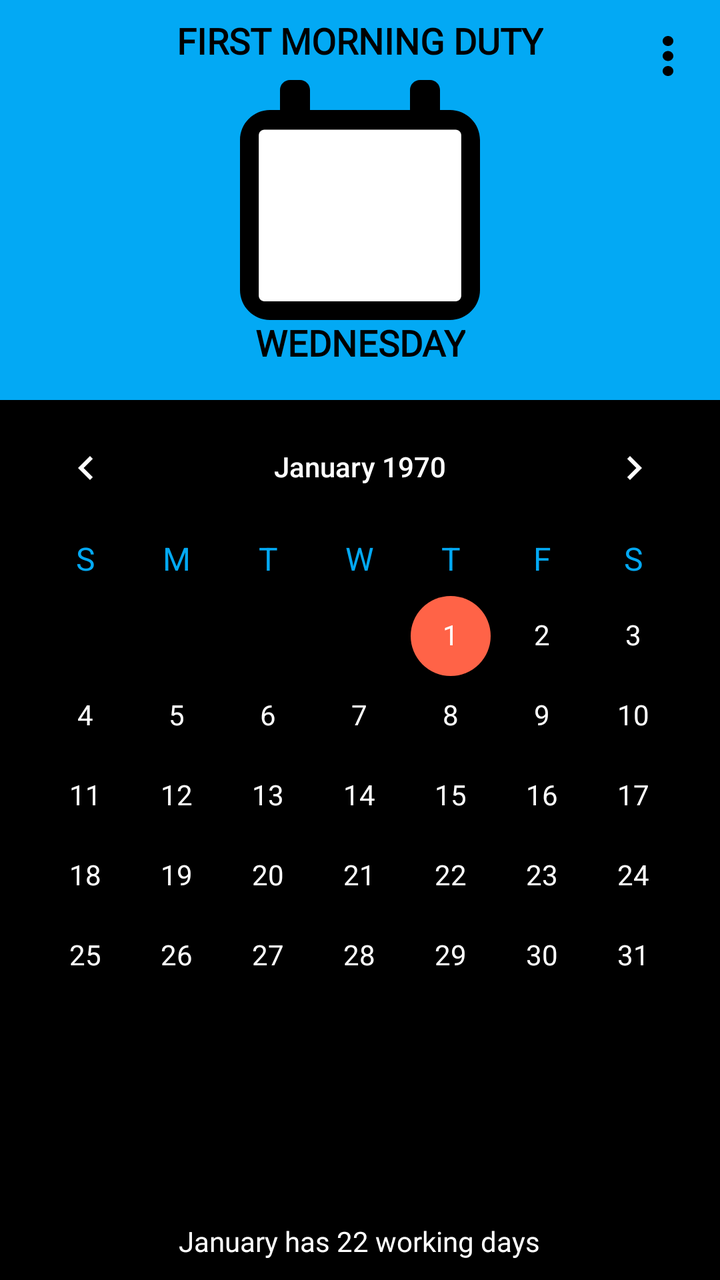
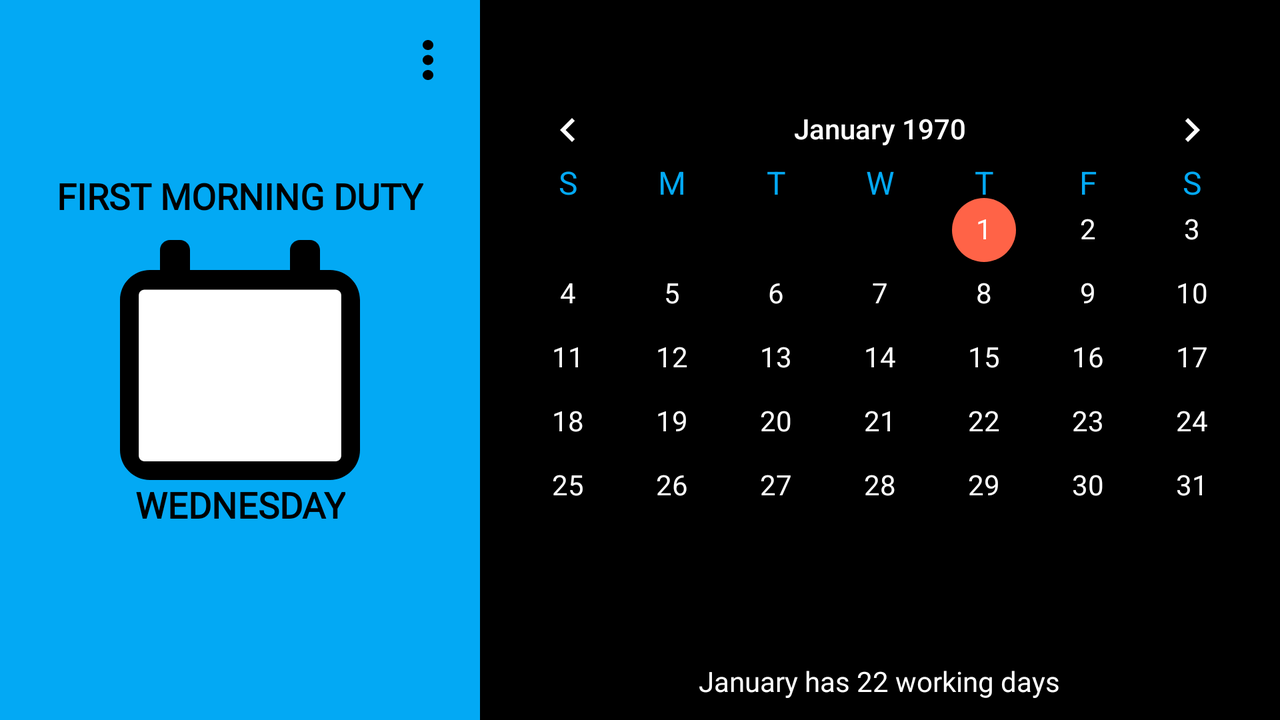

Two renders of one Android screen. The first uses the default layout on a phone; the second uses the alternative layout the repository ships for a different screen configuration, on a matching device. The two XML files are below.
<!-- AndroidManifest.xml: application theme AppTheme -->
<!-- res/layout/activity_shift.xml -->
<?xml version="1.0" encoding="utf-8"?>
<androidx.constraintlayout.widget.ConstraintLayout xmlns:android="http://schemas.android.com/apk/res/android"
    xmlns:app="http://schemas.android.com/apk/res-auto"
    android:layout_width="match_parent"
    android:layout_height="match_parent"
    android:background="@color/colorBlack">

    <LinearLayout
        android:id="@+id/line1"
        android:layout_width="match_parent"
        android:layout_height="200dp"
        android:background="@color/colorPrimary"
        android:orientation="vertical"
        android:gravity="center_horizontal"
        app:layout_constraintEnd_toEndOf="parent"
        app:layout_constraintStart_toStartOf="parent"
        app:layout_constraintTop_toTopOf="parent">

        <androidx.constraintlayout.widget.ConstraintLayout
            android:layout_width="match_parent"
            android:layout_height="match_parent"
            android:id="@+id/calender_container"
            app:layout_constraintBottom_toBottomOf="@+id/line1"
            app:layout_constraintEnd_toEndOf="parent"
            app:layout_constraintStart_toStartOf="parent"
            app:layout_constraintTop_toTopOf="@+id/line1">

            <TextView
                android:id="@+id/shift"
                android:layout_width="wrap_content"
                android:layout_height="wrap_content"
                android:layout_marginStart="5dp"
                android:textSize="12sp"
                app:layout_constraintBottom_toBottomOf="parent"
                app:layout_constraintStart_toStartOf="parent"/>

            <ImageView
                android:id="@+id/imageView2"
                android:layout_width="160dp"
                android:layout_height="120dp"
                app:layout_constraintBottom_toBottomOf="@+id/calender_container"
                app:layout_constraintEnd_toEndOf="parent"
                app:layout_constraintStart_toStartOf="parent"
                app:layout_constraintTop_toTopOf="@+id/calender_container"
                app:srcCompat="@drawable/ic_calendar" />

            <TextView
                android:id="@+id/shift_view"
                android:layout_width="wrap_content"
                android:layout_height="wrap_content"
                android:layout_marginTop="8dp"
                android:fontFamily="@font/roboto_black"
                android:text="FIRST MORNING DUTY"
                android:textColor="@color/colorBlack"
                android:textSize="18sp"
                android:textStyle="bold"
                app:layout_constraintEnd_toEndOf="@id/calender_container"
                app:layout_constraintStart_toStartOf="@id/calender_container"
                app:layout_constraintTop_toTopOf="@id/calender_container" />

            <ImageView
                android:id="@+id/menu"
                android:layout_width="wrap_content"
                android:layout_height="wrap_content"
                android:layout_marginEnd="5dp"
                android:padding="5dp"
                android:src="@drawable/ic_menu"
                app:layout_constraintTop_toTopOf="@id/shift_view"
                app:layout_constraintEnd_toEndOf="parent" />

            <TextView
                android:id="@+id/day_of_month_view"
                android:layout_width="wrap_content"
                android:layout_height="wrap_content"
                android:layout_marginTop="18dp"
                android:fontFamily="@font/roboto_black"
                android:text="2"
                android:textColor="@color/colorWhite"
                android:textSize="50sp"
                android:textStyle="bold"
                app:layout_constraintBottom_toBottomOf="@+id/calender_container"
                app:layout_constraintEnd_toEndOf="parent"
                app:layout_constraintStart_toStartOf="parent"
                app:layout_constraintTop_toTopOf="@+id/calender_container"/>

            <TextView
                android:id="@+id/weekday_view"
                android:layout_width="wrap_content"
                android:layout_height="wrap_content"
                android:textColor="@color/colorBlack"
                android:textStyle="bold"
                android:fontFamily="@font/roboto_black"
                android:text="WEDNESDAY"
                android:textSize="18sp"
                app:layout_constraintTop_toBottomOf="@id/day_of_month_view"
                app:layout_constraintStart_toStartOf="@id/calender_container"
                app:layout_constraintEnd_toEndOf="@id/calender_container"
                app:layout_constraintBottom_toBottomOf="@id/calender_container"/>

        </androidx.constraintlayout.widget.ConstraintLayout>


        
        
        
        
        

    </LinearLayout>

    <androidx.constraintlayout.widget.ConstraintLayout
        android:layout_width="match_parent"
        android:layout_height="0dp"
        app:layout_constraintEnd_toEndOf="parent"
        app:layout_constraintStart_toStartOf="parent"
        app:layout_constraintTop_toBottomOf="@+id/line1"
        app:layout_constraintBottom_toBottomOf="parent">

        <CalendarView
            android:id="@+id/calendar_view"
            android:layout_width="match_parent"
            android:layout_height="0dp"
            android:dateTextAppearance="@style/CalenderViewDateCustomText"
            android:theme="@style/CalenderViewCustom"
            android:weekDayTextAppearance="@style/CalenderViewWeekCustomText"
            app:layout_constraintBottom_toTopOf="@+id/linearLayout"
            app:layout_constraintEnd_toEndOf="parent"
            app:layout_constraintStart_toStartOf="parent"
            app:layout_constraintTop_toTopOf="parent" />

        <LinearLayout
            android:id="@+id/linearLayout"
            android:layout_width="match_parent"
            android:layout_height="wrap_content"
            android:layout_marginBottom="5dp"
            android:gravity="center_horizontal"
            android:orientation="horizontal"
            android:padding="5dp"
            app:layout_constraintBottom_toBottomOf="parent"
            app:layout_constraintEnd_toEndOf="parent"
            app:layout_constraintStart_toStartOf="parent">

            <TextView
                android:id="@+id/working_days_view"
                android:layout_width="wrap_content"
                android:layout_height="wrap_content"
                android:fontFamily="@font/roboto_black"
                android:text="January has 22 working days"
                android:textColor="@android:color/white"
                android:textSize="14sp"
                android:textStyle="normal" />

        </LinearLayout>

    </androidx.constraintlayout.widget.ConstraintLayout>

</androidx.constraintlayout.widget.ConstraintLayout>
<!-- resources referenced by this layout -->
<resources>
  <color name="colorBlack">#000000</color>
  <color name="colorPrimary">#03a9f4</color>
  <color name="colorWhite">#ffffff</color>
  <!-- drawable ic_calendar (drawable) -->
  <vector xmlns:android="http://schemas.android.com/apk/res/android"
      android:width="512dp"
      android:height="512dp"
      android:viewportWidth="512"
      android:viewportHeight="512">
    <group>
      <clip-path
          android:pathData="M0,0h512v512h-512z"/>
      <path
          android:pathData="M448,64H426.668V21.332C426.668,9.559 417.109,0 405.332,0H384C372.223,0 362.668,9.559 362.668,21.332V64H149.332V21.332C149.332,9.559 139.777,0 128,0H106.668C94.891,0 85.332,9.559 85.332,21.332V64H64C28.715,64 0,92.715 0,128V448C0,483.285 28.715,512 64,512H448C483.285,512 512,483.285 512,448V128C512,92.715 483.285,64 448,64ZM469.332,448C469.332,459.754 459.754,469.332 448,469.332H64C52.246,469.332 42.668,459.754 42.668,448V214.188H256H469.332V448Z"
          android:fillColor="@color/colorBlack"/>
      <path
          android:pathData="M40,118C40,111.373 45.373,106 52,106H460C466.627,106 472,111.373 472,118V460C472,466.627 466.627,472 460,472H52C45.373,472 40,466.627 40,460V118Z"
          android:fillColor="@color/colorWhite"/>
    </group>
  </vector>
  <!-- drawable ic_menu (drawable) -->
  <vector xmlns:android="http://schemas.android.com/apk/res/android"
      android:width="32dp"
      android:height="30dp"
      android:viewportWidth="24"
      android:viewportHeight="24"
      android:tint="@color/colorBlack">
    <path
        android:fillColor="@android:color/white"
        android:pathData="M12,8c1.1,0 2,-0.9 2,-2s-0.9,-2 -2,-2 -2,0.9 -2,2 0.9,2 2,2zM12,10c-1.1,0 -2,0.9 -2,2s0.9,2 2,2 2,-0.9 2,-2 -0.9,-2 -2,-2zM12,16c-1.1,0 -2,0.9 -2,2s0.9,2 2,2 2,-0.9 2,-2 -0.9,-2 -2,-2z"/>
  </vector>
  <style name="CalenderViewCustom" parent="Theme.AppCompat">
          <item name="colorAccent">@color/colorRed</item>
          <item name="colorPrimary">@color/colorWhite</item>
      </style>
  <style name="CalenderViewDateCustomText" parent="android:TextAppearance.DeviceDefault.Small">
          <item name="android:textColor">@color/colorWhite</item>
          <item name="android:focusedMonthDateColor">@color/colorRed</item>
          <item name="android:weekNumberColor">@color/colorRed</item>
      </style>
  <style name="CalenderViewWeekCustomText" parent="android:TextAppearance.DeviceDefault.Small">
          <item name="android:textColor">@color/colorPrimary</item>
          <item name="android:textStyle">bold</item>
          <item name="fontFamily">@font/roboto_black</item>
          <item name="android:textSize">16sp</item>
          <item name="android:focusedMonthDateColor">@color/colorRed</item>
      </style>
  <style name="AppTheme" parent="Theme.MaterialComponents.Light.NoActionBar">
          
          <item name="android:textColor">@color/colorBlack</item>
          <item name="android:fontFamily">@font/roboto_black</item>
          <item name="colorPrimary">@color/colorPrimary</item>
          <item name="colorPrimaryDark">@color/colorPrimaryDark</item>
          <item name="colorAccent">@color/colorBlue</item>
  
          //added for splash screen
          <item name="android:windowFullscreen">true</item>
  
  
          <item name="android:windowAnimationStyle">@style/WindowAnimationStyle</item>
      </style>
  <color name="colorRed">#FF6347</color>
  <color name="colorPrimaryDark">#0288D1</color>
  <color name="colorBlue">#4585bd</color>
  <style name="WindowAnimationStyle">
          <item name="android:windowEnterAnimation">@anim/fade</item>
      </style>
</resources>
<!-- res/layout-land/activity_shift.xml (the repository's variant of the layout above) -->
<!-- drawn on the phone turned sideways -->
<?xml version="1.0" encoding="utf-8"?>
<androidx.constraintlayout.widget.ConstraintLayout xmlns:android="http://schemas.android.com/apk/res/android"
    xmlns:app="http://schemas.android.com/apk/res-auto"
    android:layout_width="match_parent"
    android:layout_height="match_parent"
    android:background="@color/colorBlack">

    <LinearLayout
        android:layout_width="match_parent"
        android:layout_height="match_parent"
        android:orientation="horizontal"
        app:layout_constraintBottom_toBottomOf="parent"
        app:layout_constraintEnd_toEndOf="parent"
        app:layout_constraintStart_toStartOf="parent"
        app:layout_constraintTop_toTopOf="parent">

        <LinearLayout
            android:layout_width="0dp"
            android:layout_height="match_parent"
            android:id="@+id/line1"
            android:layout_weight="1.2"
            android:background="@color/colorPrimary">

            <androidx.constraintlayout.widget.ConstraintLayout
                android:id="@+id/calender_container"
                android:layout_width="match_parent"
                android:layout_height="match_parent"
                app:layout_constraintBottom_toBottomOf="parent"
                app:layout_constraintEnd_toEndOf="parent"
                app:layout_constraintStart_toStartOf="parent"
                app:layout_constraintTop_toTopOf="parent">

                <TextView
                    android:id="@+id/shift"
                    android:layout_width="wrap_content"
                    android:layout_height="wrap_content"
                    android:layout_marginStart="5dp"
                    android:layout_marginBottom="5dp"
                    android:textSize="12sp"
                    app:layout_constraintBottom_toBottomOf="parent"
                    app:layout_constraintStart_toStartOf="parent"/>

                <ImageView
                    android:id="@+id/menu"
                    android:layout_marginTop="10dp"
                    android:layout_width="wrap_content"
                    android:layout_height="wrap_content"
                    android:padding="5dp"
                    android:src="@drawable/ic_menu"
                    app:layout_constraintTop_toTopOf="parent"
                    app:layout_constraintEnd_toEndOf="parent"
                    android:layout_marginEnd="5dp"/>

                <ImageView
                    android:id="@+id/imageView2"
                    android:layout_width="160dp"
                    android:layout_height="120dp"
                    app:layout_constraintBottom_toBottomOf="@+id/calender_container"
                    app:layout_constraintEnd_toEndOf="parent"
                    app:layout_constraintStart_toStartOf="parent"
                    app:layout_constraintTop_toTopOf="@+id/calender_container"
                    app:srcCompat="@drawable/ic_calendar" />

                <TextView
                    android:id="@+id/shift_view"
                    android:layout_width="wrap_content"
                    android:layout_height="wrap_content"
                    android:layout_marginBottom="10dp"
                    android:fontFamily="@font/roboto_black"
                    android:text="FIRST MORNING DUTY"
                    android:textColor="@color/colorBlack"
                    android:textSize="18sp"
                    android:textStyle="bold"
                    app:layout_constraintBottom_toTopOf="@+id/imageView2"
                    app:layout_constraintEnd_toEndOf="@id/calender_container"
                    app:layout_constraintStart_toStartOf="@id/calender_container" />

                <TextView
                    android:id="@+id/day_of_month_view"
                    android:layout_width="wrap_content"
                    android:layout_height="wrap_content"
                    android:layout_marginTop="18dp"
                    android:fontFamily="@font/roboto_black"
                    android:text="2"
                    android:textColor="@color/colorWhite"
                    android:textSize="50sp"
                    android:textStyle="bold"
                    app:layout_constraintBottom_toBottomOf="@+id/calender_container"
                    app:layout_constraintEnd_toEndOf="parent"
                    app:layout_constraintStart_toStartOf="parent"
                    app:layout_constraintTop_toTopOf="@+id/calender_container" />

                <TextView
                    android:id="@+id/weekday_view"
                    android:layout_width="wrap_content"
                    android:layout_height="wrap_content"
                    android:fontFamily="@font/roboto_black"
                    android:text="WEDNESDAY"
                    android:textColor="@color/colorBlack"
                    android:textSize="18sp"
                    android:textStyle="bold"
                    app:layout_constraintEnd_toEndOf="@id/calender_container"
                    app:layout_constraintStart_toStartOf="@id/calender_container"
                    app:layout_constraintTop_toBottomOf="@+id/imageView2" />

            </androidx.constraintlayout.widget.ConstraintLayout>

        </LinearLayout>

        <LinearLayout
            android:layout_width="0dp"
            android:layout_height="match_parent"
            android:layout_weight="2">

            <androidx.constraintlayout.widget.ConstraintLayout
                android:layout_width="match_parent"
                android:layout_height="match_parent"
                android:layout_marginTop="10dp"
                android:layout_marginBottom="5dp">

                <CalendarView
                    android:id="@+id/calendar_view"
                    android:layout_width="match_parent"
                    android:layout_height="wrap_content"
                    android:dateTextAppearance="@style/CalenderViewDateCustomText"
                    android:theme="@style/CalenderViewCustom"
                    android:weekDayTextAppearance="@style/CalenderViewWeekCustomText"
                    app:layout_constraintBottom_toTopOf="@id/linear"
                    app:layout_constraintEnd_toEndOf="parent"
                    app:layout_constraintStart_toStartOf="parent"
                    app:layout_constraintTop_toTopOf="parent" />

                <LinearLayout
                    android:id="@+id/linear"
                    android:layout_width="match_parent"
                    android:layout_height="wrap_content"
                    android:gravity="center_horizontal"
                    android:padding="5dp"
                    android:orientation="horizontal"
                    app:layout_constraintEnd_toEndOf="parent"
                    app:layout_constraintStart_toStartOf="parent"
                    app:layout_constraintBottom_toBottomOf="parent">

                    <TextView
                        android:id="@+id/working_days_view"
                        android:layout_width="wrap_content"
                        android:layout_height="wrap_content"
                        android:fontFamily="@font/roboto_black"
                        android:text="January has 22 working days"
                        android:textColor="@android:color/white"
                        android:textSize="14sp"
                        android:textStyle="normal" />

                </LinearLayout>

            </androidx.constraintlayout.widget.ConstraintLayout>

        </LinearLayout>

    </LinearLayout>

</androidx.constraintlayout.widget.ConstraintLayout>
